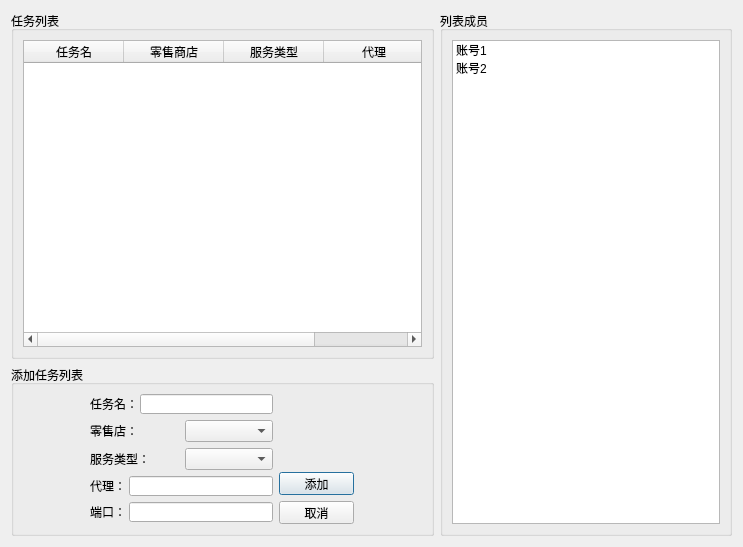
<?xml version="1.0" encoding="UTF-8"?>
<ui version="4.0">
 <class>TaskManageDLG</class>
 <widget class="QDialog" name="TaskManageDLG">
  <property name="geometry">
   <rect>
    <x>0</x>
    <y>0</y>
    <width>743</width>
    <height>547</height>
   </rect>
  </property>
  <property name="windowTitle">
   <string>任务管理</string>
  </property>
  <layout class="QHBoxLayout" name="horizontalLayout_8">
   <item>
    <layout class="QVBoxLayout" name="verticalLayout_3">
     <item>
      <widget class="QGroupBox" name="groupBox">
       <property name="title">
        <string>任务列表</string>
       </property>
       <layout class="QVBoxLayout" name="verticalLayout">
        <item>
         <widget class="TaskTableWidget" name="tWTasks">
          <column>
           <property name="text">
            <string>任务名</string>
           </property>
          </column>
          <column>
           <property name="text">
            <string>零售商店</string>
           </property>
          </column>
          <column>
           <property name="text">
            <string>服务类型</string>
           </property>
          </column>
          <column>
           <property name="text">
            <string>代理</string>
           </property>
          </column>
         </widget>
        </item>
       </layout>
      </widget>
     </item>
     <item>
      <widget class="QGroupBox" name="groupBox_4">
       <property name="maximumSize">
        <size>
         <width>16777215</width>
         <height>171</height>
        </size>
       </property>
       <property name="title">
        <string>添加任务列表</string>
       </property>
       <layout class="QHBoxLayout" name="horizontalLayout_9">
        <item>
         <layout class="QHBoxLayout" name="horizontalLayout_2">
          <item>
           <layout class="QVBoxLayout" name="verticalLayout_2">
            <item>
             <layout class="QHBoxLayout" name="horizontalLayout">
              <item>
               <widget class="QLabel" name="label">
                <property name="maximumSize">
                 <size>
                  <width>44</width>
                  <height>20</height>
                 </size>
                </property>
                <property name="text">
                 <string>任务名：</string>
                </property>
               </widget>
              </item>
              <item>
               <widget class="QLineEdit" name="lETaskName">
                <property name="maximumSize">
                 <size>
                  <width>133</width>
                  <height>20</height>
                 </size>
                </property>
               </widget>
              </item>
             </layout>
            </item>
            <item>
             <layout class="QHBoxLayout" name="horizontalLayout_3">
              <item>
               <widget class="QLabel" name="label_2">
                <property name="maximumSize">
                 <size>
                  <width>89</width>
                  <height>20</height>
                 </size>
                </property>
                <property name="text">
                 <string>零售店：</string>
                </property>
               </widget>
              </item>
              <item>
               <widget class="QComboBox" name="cBStoreName"/>
              </item>
             </layout>
            </item>
            <item>
             <layout class="QHBoxLayout" name="horizontalLayout_4">
              <item>
               <widget class="QLabel" name="label_3">
                <property name="maximumSize">
                 <size>
                  <width>89</width>
                  <height>20</height>
                 </size>
                </property>
                <property name="text">
                 <string>服务类型：</string>
                </property>
               </widget>
              </item>
              <item>
               <widget class="QComboBox" name="cBReservType"/>
              </item>
             </layout>
            </item>
            <item>
             <layout class="QHBoxLayout" name="horizontalLayout_6">
              <item>
               <widget class="QLabel" name="label_4">
                <property name="maximumSize">
                 <size>
                  <width>33</width>
                  <height>20</height>
                 </size>
                </property>
                <property name="text">
                 <string>代理：</string>
                </property>
               </widget>
              </item>
              <item>
               <widget class="QLineEdit" name="lEProxyIP">
                <property name="maximumSize">
                 <size>
                  <width>144</width>
                  <height>20</height>
                 </size>
                </property>
               </widget>
              </item>
             </layout>
            </item>
            <item>
             <layout class="QHBoxLayout" name="horizontalLayout_5">
              <item>
               <widget class="QLabel" name="label_5">
                <property name="maximumSize">
                 <size>
                  <width>33</width>
                  <height>20</height>
                 </size>
                </property>
                <property name="text">
                 <string>端口：</string>
                </property>
               </widget>
              </item>
              <item>
               <widget class="QLineEdit" name="lEProxyPort">
                <property name="maximumSize">
                 <size>
                  <width>144</width>
                  <height>20</height>
                 </size>
                </property>
               </widget>
              </item>
             </layout>
            </item>
           </layout>
          </item>
          <item>
           <layout class="QVBoxLayout" name="verticalLayout_4">
            <item>
             <spacer name="verticalSpacer">
              <property name="orientation">
               <enum>Qt::Vertical</enum>
              </property>
              <property name="sizeHint" stdset="0">
               <size>
                <width>20</width>
                <height>40</height>
               </size>
              </property>
             </spacer>
            </item>
            <item>
             <widget class="QPushButton" name="pBAdd">
              <property name="maximumSize">
               <size>
                <width>75</width>
                <height>23</height>
               </size>
              </property>
              <property name="text">
               <string>添加</string>
              </property>
             </widget>
            </item>
            <item>
             <widget class="QPushButton" name="pBCancel">
              <property name="maximumSize">
               <size>
                <width>75</width>
                <height>23</height>
               </size>
              </property>
              <property name="text">
               <string>取消</string>
              </property>
             </widget>
            </item>
           </layout>
          </item>
         </layout>
        </item>
       </layout>
       <zorder></zorder>
      </widget>
     </item>
    </layout>
   </item>
   <item>
    <widget class="QGroupBox" name="groupBox_2">
     <property name="maximumSize">
      <size>
       <width>292</width>
       <height>16777215</height>
      </size>
     </property>
     <property name="title">
      <string>列表成员</string>
     </property>
     <layout class="QHBoxLayout" name="horizontalLayout_7">
      <item>
       <widget class="QListWidget" name="lWAccounts">
        <property name="maximumSize">
         <size>
          <width>282</width>
          <height>16777215</height>
         </size>
        </property>
        <item>
         <property name="text">
          <string>账号1</string>
         </property>
        </item>
        <item>
         <property name="text">
          <string>账号2</string>
         </property>
        </item>
       </widget>
      </item>
     </layout>
    </widget>
   </item>
  </layout>
 </widget>
 <customwidgets>
  <customwidget>
   <class>TaskTableWidget</class>
   <extends>QTableWidget</extends>
   <header location="global">tasktablewidget.h</header>
  </customwidget>
 </customwidgets>
 <resources/>
 <connections>
  <connection>
   <sender>pBAdd</sender>
   <signal>clicked()</signal>
   <receiver>TaskManageDLG</receiver>
   <slot>addTask()</slot>
   <hints>
    <hint type="sourcelabel">
     <x>252</x>
     <y>407</y>
    </hint>
    <hint type="destinationlabel">
     <x>303</x>
     <y>234</y>
    </hint>
   </hints>
  </connection>
  <connection>
   <sender>tWTasks</sender>
   <signal>cellClicked(int,int)</signal>
   <receiver>TaskManageDLG</receiver>
   <slot>taskCellClicked()</slot>
   <hints>
    <hint type="sourcelabel">
     <x>222</x>
     <y>191</y>
    </hint>
    <hint type="destinationlabel">
     <x>371</x>
     <y>273</y>
    </hint>
   </hints>
  </connection>
 </connections>
 <slots>
  <slot>addTask()</slot>
  <slot>deleteTask()</slot>
  <slot>taskCellClicked()</slot>
 </slots>
</ui>
